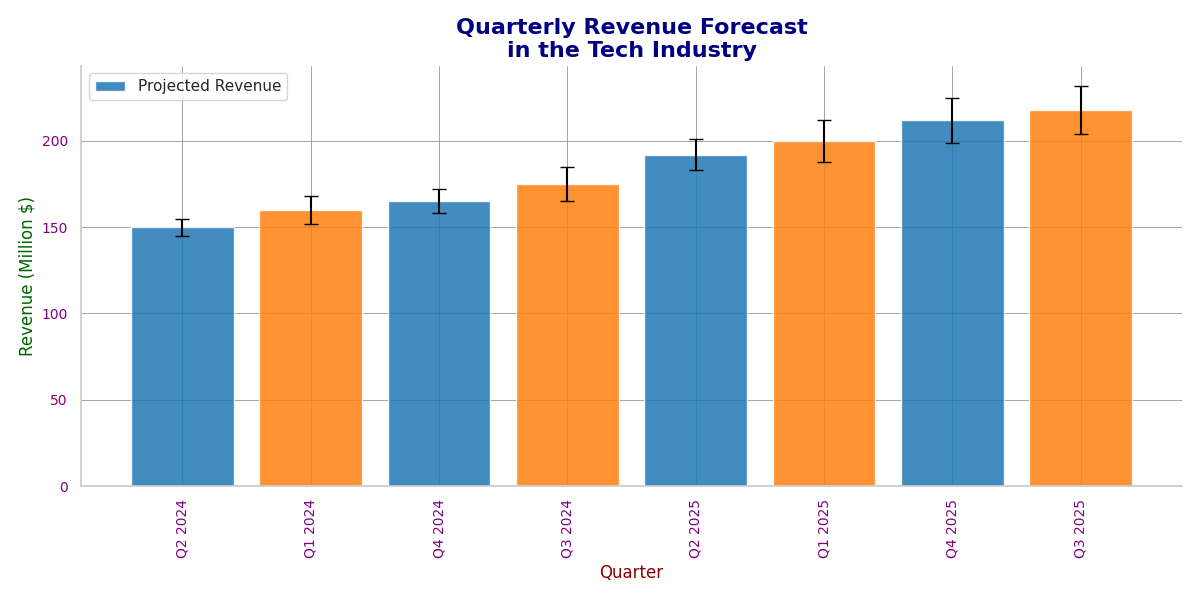

The Python source for this figure:
import matplotlib.pyplot as plt
import numpy as np

quarters = np.array([
    'Q2 2024', 'Q1 2024', 'Q4 2024', 'Q3 2024',
    'Q2 2025', 'Q1 2025', 'Q4 2025', 'Q3 2025'
])

projected_revenues = np.array([150, 160, 165, 175, 192, 200, 212, 218])
errors = np.array([5, 8, 7, 10, 9, 12, 13, 14])

sorted_indices = np.argsort(projected_revenues)
quarters = quarters[sorted_indices]
projected_revenues = projected_revenues[sorted_indices]
errors = errors[sorted_indices]

plt.figure(figsize=(12, 6))
plt.bar(
    quarters, projected_revenues, yerr=errors, capsize=5,
    color=['#1f77b4', '#ff7f0e'], ecolor='black', alpha=0.85
)
plt.title('Quarterly Revenue Forecast\nin the Tech Industry', fontsize=16, color='navy', fontweight='bold')
plt.xlabel('Quarter', fontsize=12, color='darkred')
plt.ylabel('Revenue (Million $)', fontsize=12, color='darkgreen')
plt.xticks(rotation=90, fontsize=10, color='purple')
plt.yticks(fontsize=10, color='purple')
plt.grid(True, linestyle='-', linewidth=0.5, color='grey')
plt.gca().spines['top'].set_visible(False)
plt.gca().spines['right'].set_visible(False)
plt.tight_layout()
plt.legend(['Projected Revenue'], loc='upper left')
plt.show()
